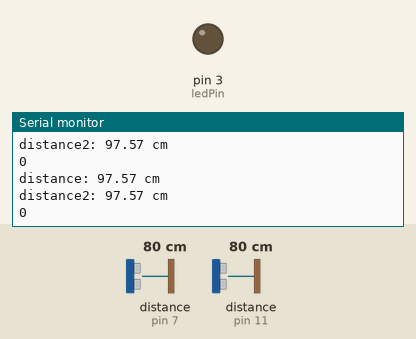
The sketch below on a simulated Arduino Uno, built with avr-gcc and run on an emulated ATmega328P. Shown: output pins drawn as LEDs (lit = HIGH), the last lines printed to the serial monitor. Wiring (inferred from the names in the program): 2 × ultrasonic range finder: trigger pin 6, echo pin 7 / trigger pin 10, echo pin 11. The test bench sets the inputs (shaded band); at power-on: distance to the obstacle (sensors on pin 7, pin 11) 80 cm. The echo pulse lasts 58.3 µs per cm; pins used as bus, display or sensor lines are not drawn.

Above: at 1.2 s.
1.3 s: distance to the obstacle (sensor on pin 7) set to 35 cm
At 1.89 s:
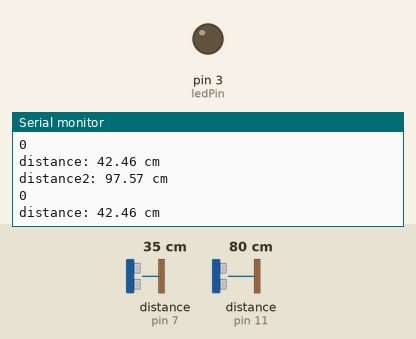
4.3 s: distance to the obstacle (sensor on pin 11) set to 60 cm
At 4.39 s:
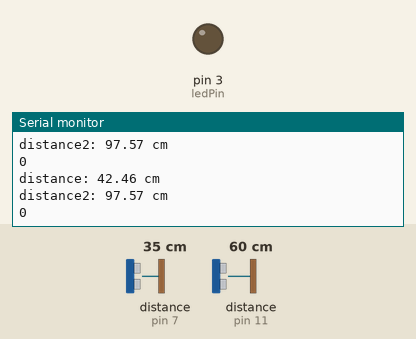
7.3 s: distance to the obstacle (sensor on pin 7) set to 9 cm
At 7.3 s:
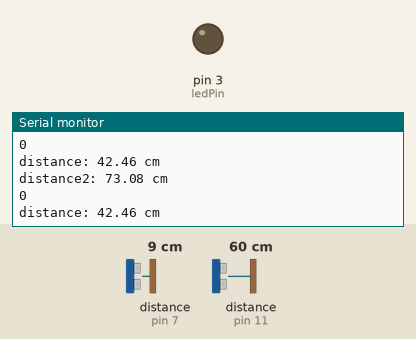
10.3 s: distance to the obstacle (sensor on pin 11) set to 299 cm
At 10.38 s:
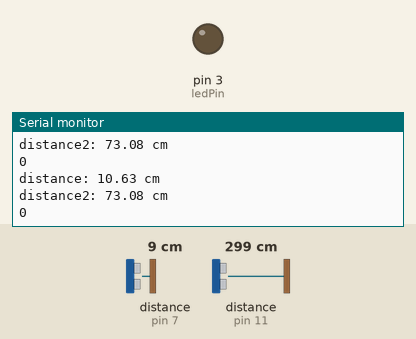
Timing chart, 0 to 13.3 s (numbered marks = the images above; inputs shaded):
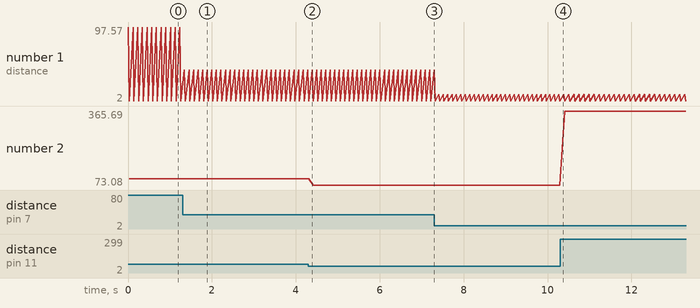

The sketch:

LightAutomation.ino
```cpp
// Variable to track occupancy
int people = 0;
// false is off, true is on
bool light = false;
// variable for while loops
bool cont = true;

// ULTRASONIC SETUP
const int TRIG_PIN = 6; // Arduino pin connected to Ultrasonic Sensor's TRIG pin
const int ECHO_PIN = 7; // Arduino pin connected to Ultrasonic Sensor's ECHO pin
const int TRIG_PIN2 = 10; // Arduino pin connected to Ultrasonic Sensor's TRIG pin
const int ECHO_PIN2 = 11; // Arduino pin connected to Ultrasonic Sensor's ECHO pin

// Maximum distance for ultrasonic sensor to track within
const int DISTANCE_THRESHOLD = 10;// centimeters

// LED SETUP
const int ledPin = 3;

// Variables to Track ultrasonic sensor distance
float duration_us, distance_cm, duration_us2, distance_cm2;

void setup() {
  // put your setup code here, to run once:
  // Setup for serial port to help with debugging
  Serial.begin(9600);
  // Declaring Arduino pins as input or output
  pinMode(TRIG_PIN, OUTPUT); // set arduino pin to output mode
  pinMode(ECHO_PIN, INPUT);  // set arduino pin to input mode
  pinMode(TRIG_PIN2, OUTPUT); // set arduino pin to output mode
  pinMode(ECHO_PIN2, INPUT);  // set arduino pin to input mode
  pinMode(ledPin, OUTPUT);
}

void loop() {
  // Getting time of reflection for outwards ultrasonic sensor
  digitalWrite(TRIG_PIN, HIGH);
  delayMicroseconds(10);
  digitalWrite(TRIG_PIN, LOW);
  duration_us = pulseIn(ECHO_PIN, HIGH);

  // Getting time of reflection for inwards ultrasonic sensor
  digitalWrite(TRIG_PIN2, HIGH);
  delayMicroseconds(10);
  digitalWrite(TRIG_PIN2, LOW);
  duration_us2 = pulseIn(ECHO_PIN2, HIGH);

  // Calculating the distance from return time of ultrasonic waves
  distance_cm = 0.021 * duration_us;
  distance_cm2 = 0.021 * duration_us2;

  // If outside ultrasonic sensor detects a person
  if(distance_cm < DISTANCE_THRESHOLD){
    while(cont){
      // Calculating the distance from return time of ultrasonic waves
      digitalWrite(TRIG_PIN2, HIGH);
      delayMicroseconds(10);
      digitalWrite(TRIG_PIN2, LOW);
      duration_us2 = pulseIn(ECHO_PIN2, HIGH);
      distance_cm2 = 0.021 * duration_us2;
      // and second sensor detects person
      if(distance_cm2 < DISTANCE_THRESHOLD){
        // Turn on the light if needed
        if(people == 0){
          light = true;
        }
        // increase occupancy
        people+=1;
        // delay to avoid errors
        delay(1000);
        // break loop to continue code
        cont = false;
      }
    }
  // If inside ultrasonic sensor detects a person
  }else if(distance_cm2 < DISTANCE_THRESHOLD){
    while(cont){
      // Calculating the distance from return time of ultrasonic waves
      digitalWrite(TRIG_PIN, HIGH);
      delayMicroseconds(10);
      digitalWrite(TRIG_PIN, LOW);
      duration_us = pulseIn(ECHO_PIN, HIGH);
      distance_cm = 0.021 * duration_us;
      // and second sensor detects person
      if(distance_cm < DISTANCE_THRESHOLD){
        // turn off the lights if last person leaves the room
        if(people == 1){
          light = false;
        }
        // Decrease the occupancy
        if(people>=0){
          people-=1;
        }
        // Delay to avoid errors
        delay(1000);
        // Break loop to continue code
        cont = false;
      }
    }
  }

  // Turn on or off light depending on veriable state
  if(light){
    digitalWrite(ledPin, HIGH);
  }else if(!light){
    digitalWrite(ledPin, LOW);
  }

  // Output measured distances and occupancy for debugging
  Serial.print("distance: ");
  Serial.print(distance_cm);
  Serial.println(" cm");
  Serial.print("distance2: ");
  Serial.print(distance_cm2);
  Serial.println(" cm");
  Serial.println(people);
  // Delay for serial output
  delay(100);

  // Allowing while loops to run in next iteration of loop
  cont = true;
}
```

Measured:
- after the input at 1.3 s, the serial monitor: prints a new line after 0.05 s (image 1)
- plotted number 1: 2 → 42.46 after the input at 1.3 s
- plotted number 2: 97.57 → 73.08 after the input at 4.3 s, 73.08 → 365.69 after the input at 10.3 s
